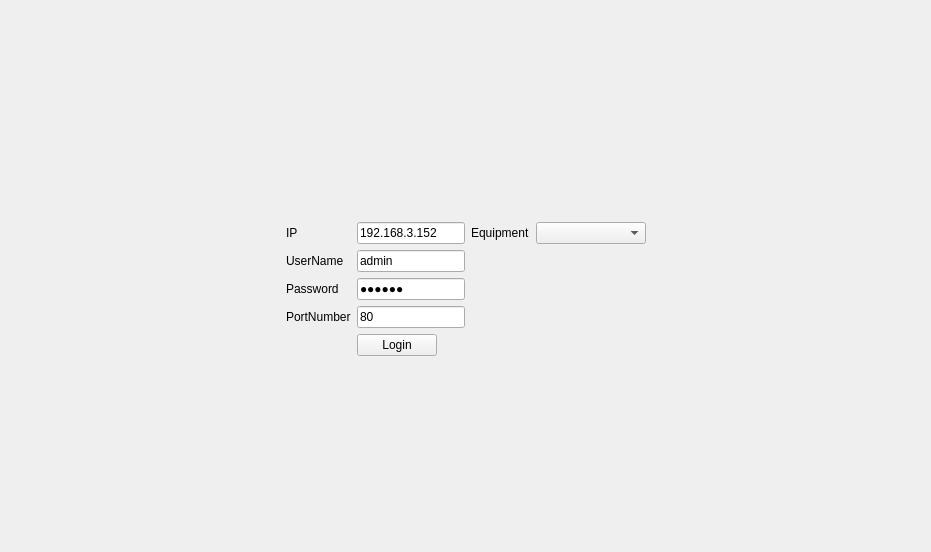
<?xml version="1.0" encoding="UTF-8"?>
<ui version="4.0">
 <class>LoginWidget</class>
 <widget class="QWidget" name="LoginWidget">
  <property name="geometry">
   <rect>
    <x>0</x>
    <y>0</y>
    <width>931</width>
    <height>552</height>
   </rect>
  </property>
  <property name="windowTitle">
   <string>Net Client</string>
  </property>
  <layout class="QVBoxLayout" name="verticalLayout_2">
   <item>
    <widget class="QWidget" name="widget" native="true">
     <property name="sizePolicy">
      <sizepolicy hsizetype="Preferred" vsizetype="Fixed">
       <horstretch>0</horstretch>
       <verstretch>0</verstretch>
      </sizepolicy>
     </property>
     <layout class="QHBoxLayout" name="horizontalLayout">
      <property name="topMargin">
       <number>0</number>
      </property>
      <property name="bottomMargin">
       <number>0</number>
      </property>
      <item>
       <spacer name="horizontalSpacer_3">
        <property name="orientation">
         <enum>Qt::Horizontal</enum>
        </property>
        <property name="sizeHint" stdset="0">
         <size>
          <width>40</width>
          <height>20</height>
         </size>
        </property>
       </spacer>
      </item>
     </layout>
    </widget>
   </item>
   <item>
    <widget class="QWidget" name="widget_2" native="true">
     <layout class="QHBoxLayout" name="horizontalLayout_4">
      <item>
       <spacer name="horizontalSpacer">
        <property name="orientation">
         <enum>Qt::Horizontal</enum>
        </property>
        <property name="sizeHint" stdset="0">
         <size>
          <width>40</width>
          <height>20</height>
         </size>
        </property>
       </spacer>
      </item>
      <item>
       <widget class="QWidget" name="widget_3" native="true">
        <layout class="QGridLayout" name="gridLayout">
         <item row="0" column="0">
          <spacer name="verticalSpacer_2">
           <property name="orientation">
            <enum>Qt::Vertical</enum>
           </property>
           <property name="sizeHint" stdset="0">
            <size>
             <width>20</width>
             <height>40</height>
            </size>
           </property>
          </spacer>
         </item>
         <item row="3" column="2" colspan="2">
          <widget class="QLineEdit" name="userEdit">
           <property name="text">
            <string>admin</string>
           </property>
           <property name="placeholderText">
            <string>用户名</string>
           </property>
          </widget>
         </item>
         <item row="4" column="0" colspan="2">
          <widget class="QLabel" name="label_3">
           <property name="focusPolicy">
            <enum>Qt::NoFocus</enum>
           </property>
           <property name="text">
            <string>Password</string>
           </property>
           <property name="alignment">
            <set>Qt::AlignLeading|Qt::AlignLeft|Qt::AlignVCenter</set>
           </property>
          </widget>
         </item>
         <item row="2" column="0">
          <widget class="QLabel" name="label">
           <property name="text">
            <string>IP</string>
           </property>
          </widget>
         </item>
         <item row="3" column="0" colspan="2">
          <widget class="QLabel" name="label_2">
           <property name="focusPolicy">
            <enum>Qt::NoFocus</enum>
           </property>
           <property name="text">
            <string>UserName</string>
           </property>
           <property name="alignment">
            <set>Qt::AlignLeading|Qt::AlignLeft|Qt::AlignVCenter</set>
           </property>
          </widget>
         </item>
         <item row="7" column="3">
          <spacer name="verticalSpacer">
           <property name="orientation">
            <enum>Qt::Vertical</enum>
           </property>
           <property name="sizeHint" stdset="0">
            <size>
             <width>20</width>
             <height>40</height>
            </size>
           </property>
          </spacer>
         </item>
         <item row="6" column="2">
          <widget class="QPushButton" name="loginBtn">
           <property name="text">
            <string>Login</string>
           </property>
          </widget>
         </item>
         <item row="4" column="2" colspan="2">
          <widget class="QLineEdit" name="passwdEdit">
           <property name="text">
            <string>123456</string>
           </property>
           <property name="echoMode">
            <enum>QLineEdit::PasswordEchoOnEdit</enum>
           </property>
           <property name="placeholderText">
            <string>密码</string>
           </property>
          </widget>
         </item>
         <item row="5" column="2" colspan="2">
          <widget class="QLineEdit" name="portEdit">
           <property name="text">
            <string>80</string>
           </property>
          </widget>
         </item>
         <item row="2" column="2" colspan="2">
          <widget class="QLineEdit" name="ipEdit">
           <property name="text">
            <string>192.168.3.152</string>
           </property>
           <property name="placeholderText">
            <string>IP</string>
           </property>
          </widget>
         </item>
         <item row="5" column="0" colspan="2">
          <widget class="QLabel" name="label_4">
           <property name="focusPolicy">
            <enum>Qt::NoFocus</enum>
           </property>
           <property name="text">
            <string>PortNumber</string>
           </property>
           <property name="alignment">
            <set>Qt::AlignLeading|Qt::AlignLeft|Qt::AlignVCenter</set>
           </property>
          </widget>
         </item>
         <item row="2" column="5">
          <widget class="QComboBox" name="comboBox">
           <property name="minimumSize">
            <size>
             <width>110</width>
             <height>0</height>
            </size>
           </property>
          </widget>
         </item>
         <item row="2" column="4">
          <widget class="QLabel" name="label_5">
           <property name="text">
            <string>Equipment</string>
           </property>
          </widget>
         </item>
        </layout>
       </widget>
      </item>
      <item>
       <spacer name="horizontalSpacer_2">
        <property name="orientation">
         <enum>Qt::Horizontal</enum>
        </property>
        <property name="sizeHint" stdset="0">
         <size>
          <width>40</width>
          <height>20</height>
         </size>
        </property>
       </spacer>
      </item>
     </layout>
    </widget>
   </item>
  </layout>
 </widget>
 <resources/>
 <connections/>
</ui>
